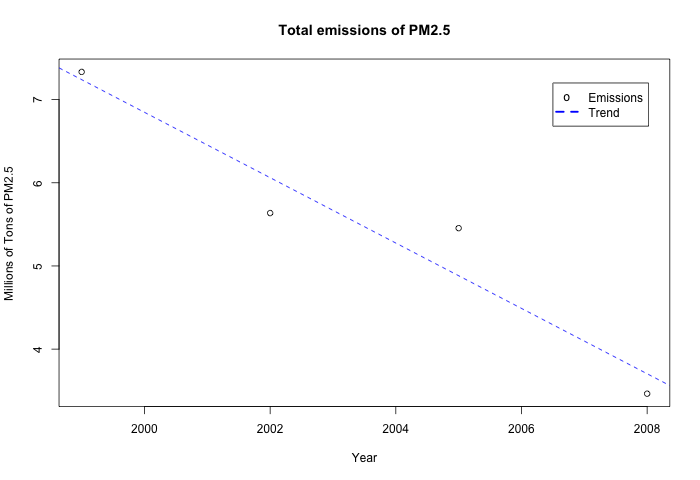

Generate this figure with R:
source("load_data.R")

plot1 <- function () {
    yr_em <- nei %>% group_by(year) %>% summarise(emissions=sum(Emissions)/1e6)
    
    png("plot1.png", width = 700, height = 480)
    with(yr_em, 
         plot(year, emissions, main="Total emissions of PM2.5", 
              xlab="Year", ylab="Millions of Tons of PM2.5"))
    abline(lm(emissions ~ year, data=yr_em), col="blue", lty='dashed')
    legend(2006.5,7.2, c("Emissions","Trend"), lty=c("blank","dashed"), 
           pch=c("o",""), lwd=c(2.5,2.5), col=c("black","blue"))
    dev.off()
}

load_data();
plot1()